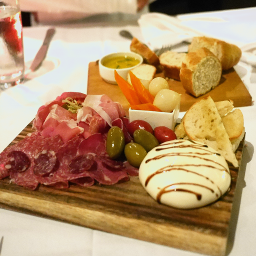
#> input picture ffmpeg-8.0/tests/reference.pnm, 256 x 256 px
$ python -i kit_cover.py   (imports and definitions only)
#> lines starting #> are read from the running program, lines starting #| are printed output that depends on the picture; after the words box and inside, x2 and y2 are one past the last pixel; in counts of white or black regions, pixels touching at a corner belong together
# -*- coding: utf-8 -*-
"""Portada cuadrada para los videos de loop kits y su cuadro 16:9.

``compose`` arma la portada a partir de un fondo y un título; ``to_video_frame`` pone esa
portada centrada sobre una copia desenfocada de sí misma. Todas las medidas, colores,
textos y fuentes viven en ``DEFAULT_TEMPLATE``; la plantilla que se pasa a ``compose`` se
mezcla encima (dict anidado, solo hace falta indicar lo que cambia). Las posiciones y los
tamaños son fracciones del lado de la portada. Fuentes: ``assets/kit_cover/`` (SIL OFL).
"""
import copy
import itertools
import os
import zlib

import numpy as np
from PIL import Image, ImageDraw, ImageFilter, ImageFont

FONTS_DIR = os.path.join(os.path.dirname(os.path.dirname(os.path.abspath(__file__))),
                         'assets', 'kit_cover')

DEFAULT_TEMPLATE = {
    'size': 1500,
    'seed': None,                 # None: se deriva del título (misma portada para el mismo título)
    'fonts': {
        'dir': FONTS_DIR,
        'title': 'Oswald.ttf',
        'title_weight': 700,      # eje de peso de la fuente variable
        'mono': 'CourierPrime-Bold.ttf',
    },
    'background': {
        'saturation': 0.55,
        'brightness': 0.6,
        'contrast': 1.1,
        'tint': '#2b1d12',
        'tint_amount': 0.18,
    },
    'vignette': {'strength': 0.75, 'start': 0.35, 'power': 1.8},
    'grain': {'amount': 0.09, 'cell': 1.4},
    'title': {
        'box': [0.08, 0.26, 0.92, 0.72],   # x0, y0, x1, y1
        'color': '#efe6d2',
        'shadow_color': '#000000',
        'shadow_opacity': 0.55,
        'shadow_offset': 0.006,
        'max_size': 0.30,                  # tope del cuerpo de letra
        'max_lines': 4,
        'line_spacing': 1.28,              # sobre la altura de mayúscula
        'stretch_x': 0.86,                 # < 1 condensa
        'uppercase': True,
        'wear': {
            'blotch_cell': 0.012, 'blotch_threshold': 0.8, 'blotch_softness': 0.08,
            'speckle': 0.018, 'scratches': 8, 'scratch_width': 0.0014,
        },
    },
    'brand': {
        'text': 'BRAND NAME', 'y': 0.075, 'size': 0.036, 'tracking': 0.28,
        'color': '#efe6d2', 'opacity': 0.9,
    },
    'label': {
        'text': 'LOOP KIT', 'y': 0.955, 'size': 0.085, 'tracking': 0.12,
        'color': '#efe6d2', 'opacity': 0.95, 'stretch_x': 0.86,
    },
    'stamp': {
        'text': 'ORIGINAL\nSAMPLES', 'center': [0.155, 0.84], 'radius': 0.085,
        'ring_width': 0.0045, 'angle': -14, 'color': '#d9b26a', 'opacity': 0.85,
        'text_size': 0.016,
    },
    'barcode': {
        'box': [0.70, 0.785, 0.92, 0.885], 'paper': '#efe6d2', 'ink': '#15110d',
        'opacity': 0.9, 'bars': 46, 'digits': 12, 'digits_size': 0.016, 'margin': 0.012,
    },
    'border': {
        'width': 0.022, 'color': '#e8dcc0', 'roughness': 0.010, 'opacity': 0.92,
        'wear_cell': 0.02, 'wear_threshold': 0.8, 'speckle': 0.02,
    },
}

FRAME_DEFAULTS = {
    'size': [1920, 1080],
    'cover_height': 0.9,       # alto de la portada sobre el alto del cuadro
    'blur_radius': 0.04,       # sobre el alto del cuadro
    'brightness': 0.5,
    'shadow_opacity': 0.5,
}


def _merge(base, over):
    out = copy.deepcopy(base)
    for k, v in (over or {}).items():
        if isinstance(v, dict) and isinstance(out.get(k), dict):
            out[k] = _merge(out[k], v)
        else:
            out[k] = copy.deepcopy(v)
    return out


# [9 lines left out: function _font, not called in this run]


def _cap_height(font):
    box = font.getbbox('H', anchor='ls')
    return -box[1]


# [24 lines left out: functions _noise_field, _erosion, not called in this run]


def _overlay(img, color, mask, opacity=1.0):
    """Pinta ``color`` sobre ``img`` (RGB) con ``mask`` (L) por ``opacity``."""
    if opacity < 1.0:
        mask = mask.point(lambda v: int(v * opacity))
    img.paste(Image.new('RGB', img.size, color), (0, 0), mask)


def _tracked_width(font, text, tracking_px):
    return sum(font.getlength(c) for c in text) + tracking_px * max(len(text) - 1, 0)


# [209 lines left out: functions _text_mask, _partitions, _fit_title, _background, _vignette, _grain and 6 more, not called in this run]


def to_video_frame(cover, out_path, frame=None):
    """Cuadro 16:9: la portada centrada sobre una copia desenfocada y oscurecida de sí misma."""
    from PIL import ImageEnhance
    cfg = _merge(FRAME_DEFAULTS, frame)
    fw, fh = cfg['size']
    src = Image.open(cover).convert('RGB')
#> src is the input picture: PIL image 256x256 RGB; mean R, G, B 183.6, 148.4, 107.4
    scale = max(fw / src.width, fh / src.height)
#> scale = 7.5
    bg = src.resize((int(src.width * scale) + 1, int(src.height * scale) + 1), Image.LANCZOS)
    left, top = (bg.width - fw) // 2, (bg.height - fh) // 2
#> left = 0; top = 420
    bg = bg.crop((left, top, left + fw, top + fh))
#> bg: PIL image 1920x1080 RGB
    bg = bg.filter(ImageFilter.GaussianBlur(cfg['blur_radius'] * fh))
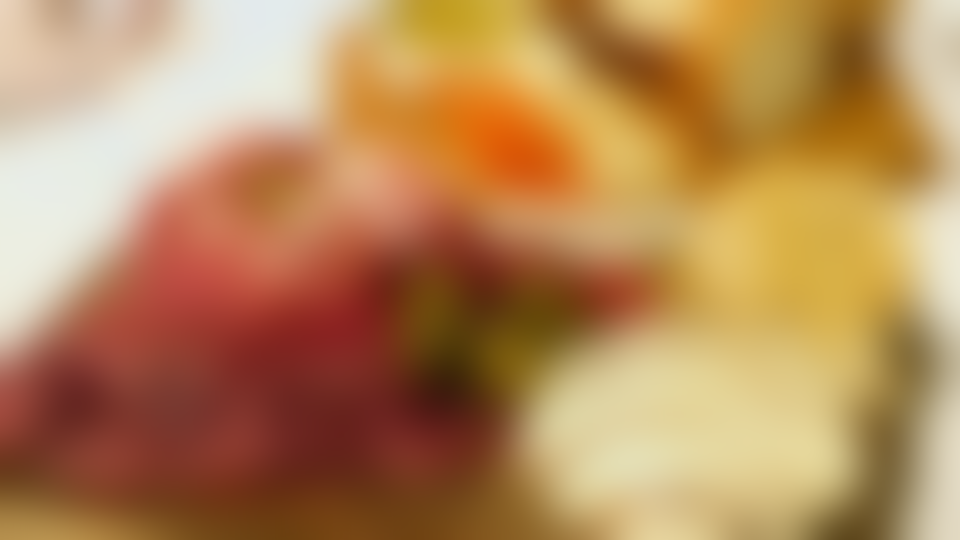
#> bg: PIL image 1920x1080 RGB (shown at 1/2 size); mean R, G, B 181.9, 137, 89.9
    bg = ImageEnhance.Brightness(bg).enhance(cfg['brightness'])
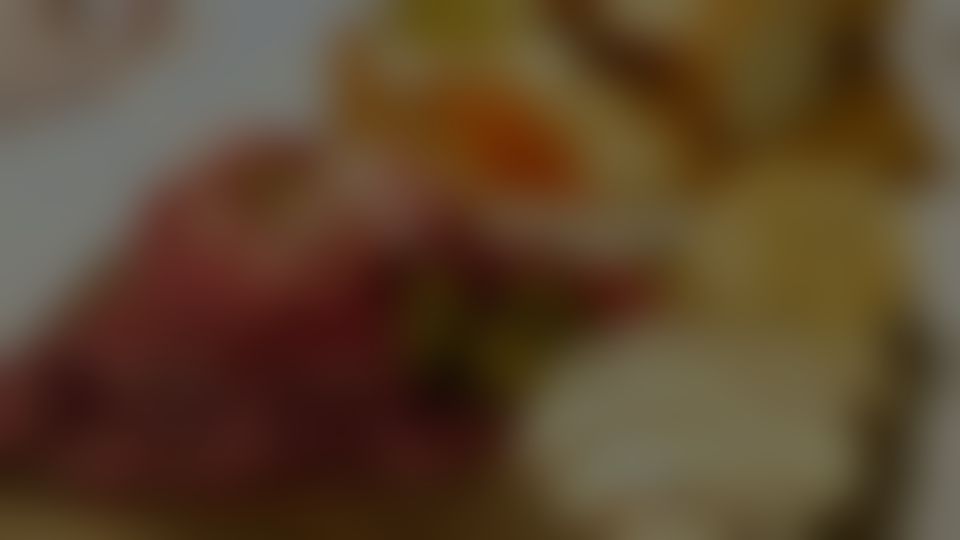
#> bg: PIL image 1920x1080 RGB (shown at 1/2 size); mean R, G, B 90.7, 68.2, 44.7
    side = int(fh * cfg['cover_height'])
    front = src.resize((side, side), Image.LANCZOS)
    pos = ((fw - side) // 2, (fh - side) // 2)
    shadow = Image.new('L', (fw, fh), 0)
#> shadow: PIL image 1920x1080 L; every value is 0
    ImageDraw.Draw(shadow).rectangle([pos[0], pos[1], pos[0] + side, pos[1] + side], fill=255)
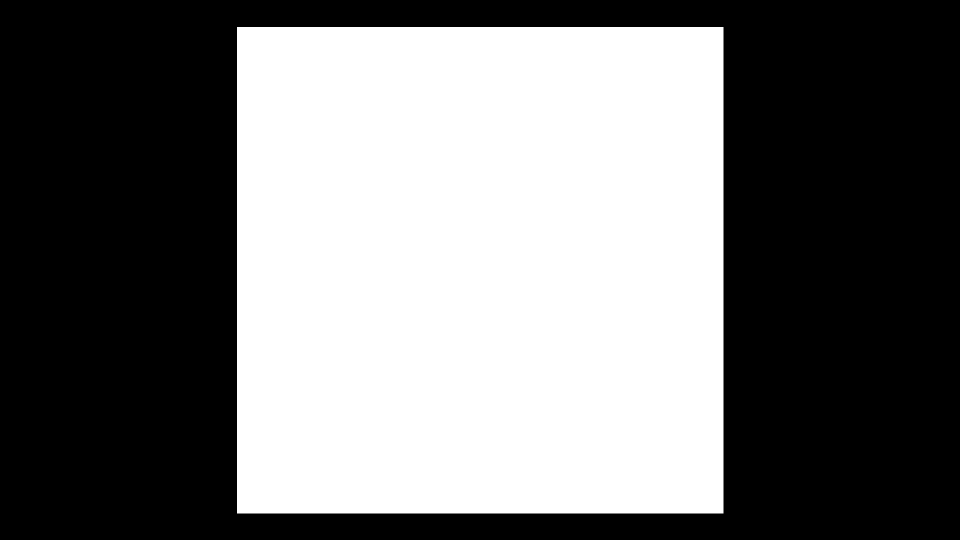
#> shadow: PIL image 1920x1080 L (shown at 1/2 size); 45.7% white; 1 white region, box (x1, y1, x2, y2) and area: (474, 54, 1447, 1027) 946729
    shadow = shadow.filter(ImageFilter.GaussianBlur(0.02 * fh))
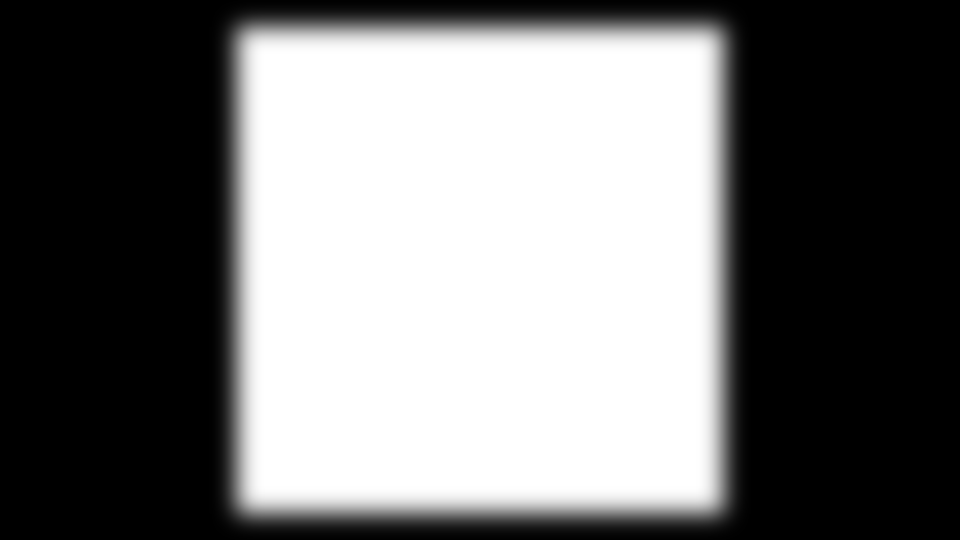
#> shadow: PIL image 1920x1080 L (shown at 1/2 size); min 0, max 255, mean 116.4
    _overlay(bg, '#000000', shadow, cfg['shadow_opacity'])
#> in _overlay, `mask = mask.point(lambda v: int(v * opacity))`:
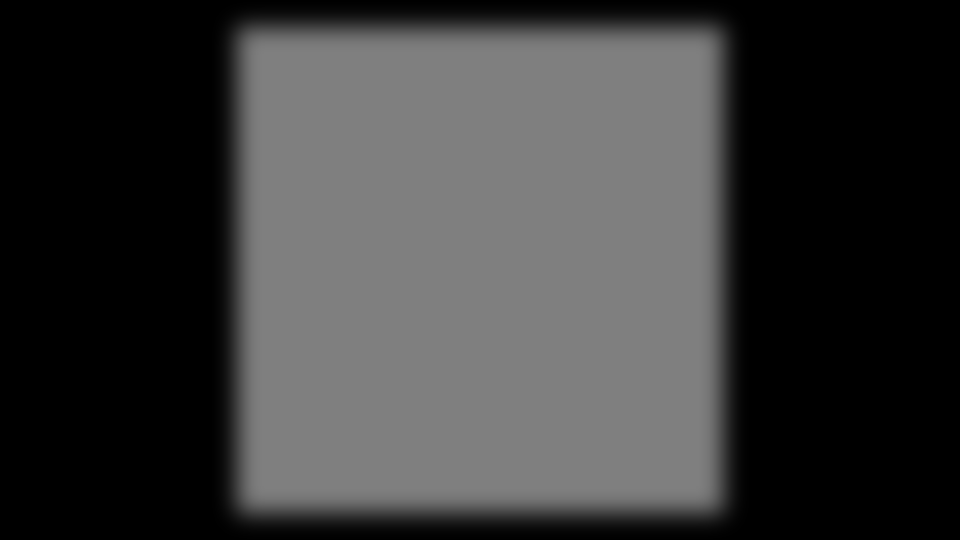
#> mask: PIL image 1920x1080 L (shown at 1/2 size); min 0, max 127, mean 58
#> in _overlay, `img.paste(Image.new('RGB', img.size, color), (0, 0), mask)`:
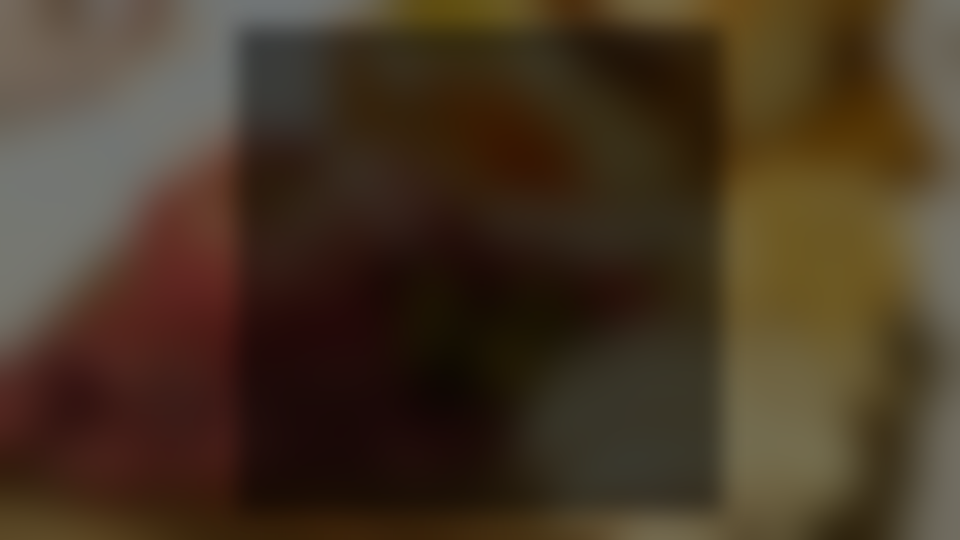
#> img: PIL image 1920x1080 RGB (shown at 1/2 size); mean R, G, B 70.9, 54.6, 36.7
    bg.paste(front, pos)
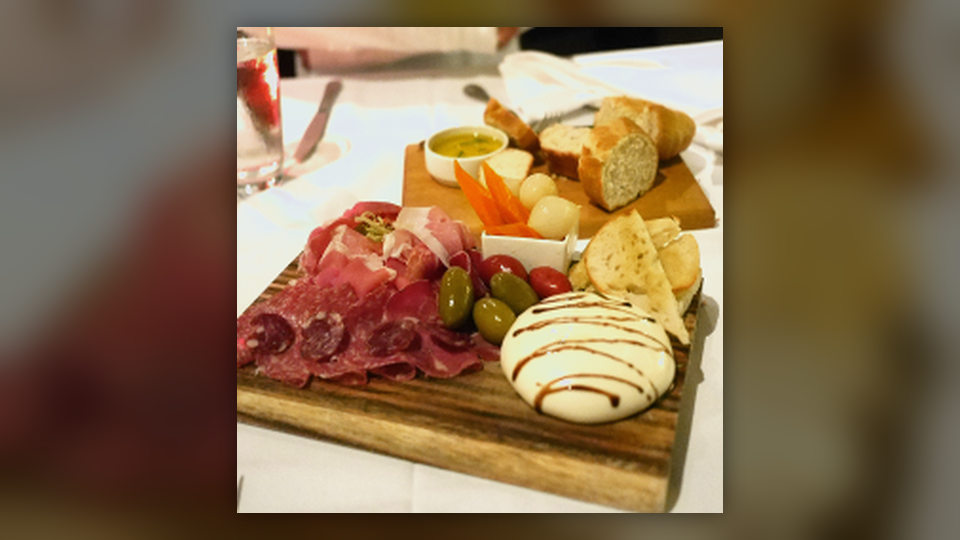
#> bg: PIL image 1920x1080 RGB (shown at 1/2 size); mean R, G, B 133.8, 107.9, 77.2
    os.makedirs(os.path.dirname(os.path.abspath(out_path)), exist_ok=True)
    bg.save(out_path)
    return out_path


# [28 lines left out: functions for_video, frame_for_video, not called in this run]

>>> result = to_video_frame('../ffmpeg-8.0/tests/reference.pnm', 'out.png')
